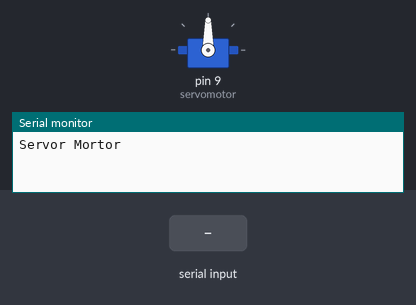
A sketch run on a simulated Arduino Uno, built with avr-gcc and run on an emulated ATmega328P. Shown: servo, the last lines printed to the serial monitor. Inputs (shaded band) come from the test bench.

Above: at 1.2 s.
1.3 s: "30,150\n" received over Serial
At 2.8 s:
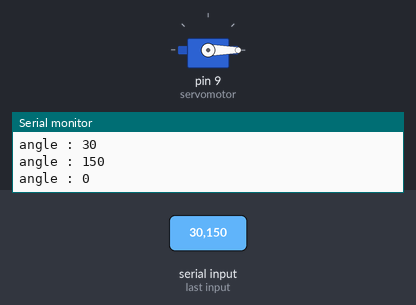
3.8 s: "90,45\n" received over Serial
At 4.6 s:
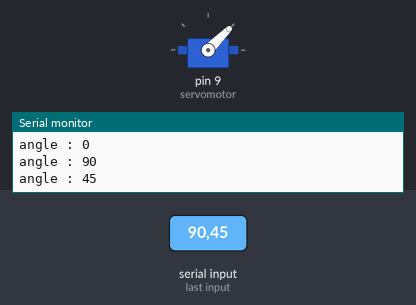
6.3 s: "200\n" received over Serial
At 7.1 s:
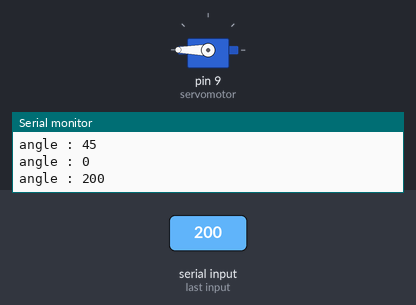
Timing chart, 0 to 9.3 s (numbered marks = the images above; inputs shaded):
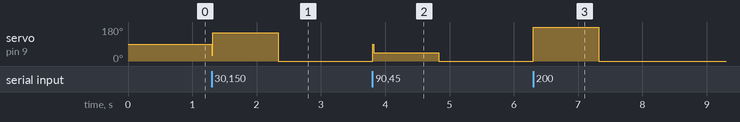

Measured:
- after the input at 1.3 s, servo on pin 9 (servomotor): 90° → 150° at once, → 0° 1.0 s later
- after the input at 3.8 s, servo on pin 9 (servomotor): 0° → 45° at once, → 0° 1.0 s later
- after the input at 6.3 s, servo on pin 9 (servomotor): 0° → 180° at once, → 0° 1.0 s later

The sketch:

s_servo.ino
```cpp
#include <Servo.h>
Servo servomotor;
int a;


void setup() {
  servomotor.attach(9);
  Serial.begin(9600);                               // Serial 통신을 설정합니다.
  while(!Serial);
  Serial.println("Servor Mortor");
}

void loop() {

  if(Serial.available()){                             //Serial 모니터창에 어떤 값이 들어오면 실행을 합니다.
    a = Serial.parseInt();                           //Serial 모니터창에서 받은 값을 a라는 변수로 넘겨줍니다.

      Serial.print("angle : ");
      Serial.println(a);

      servomotor.write(a);
      delay(15);
  }

}
```
